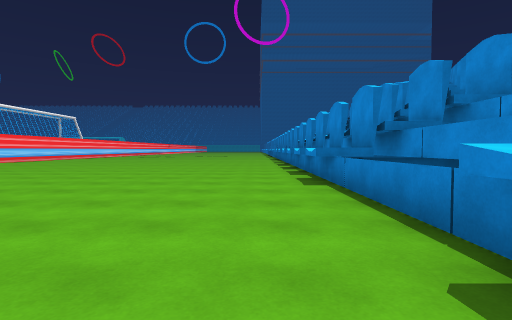
View 1 (above)

24 first-person views from a walk through a scene from a Unity 3-D project. The camera is 1.2 m above the floor, tilts 2° down and sees 80° across. The floor is counted in squares, 2 m on a side. Each view is taken from the middle of a square. On the plan, view 1 faces up. The plan holds only what a view shows up to about 9 squares ahead; the rest is blank. The place goes on beyond the plan. Some surface patterns are stand-ins.

View 2
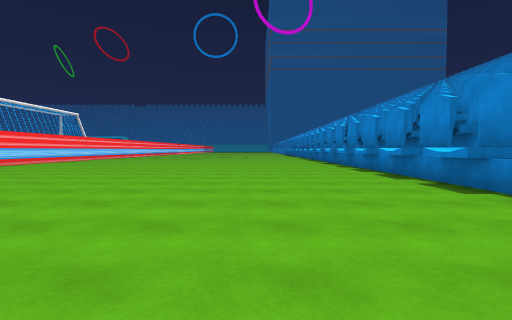

View 3
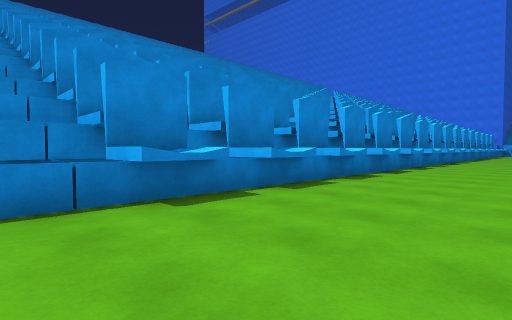

View 4
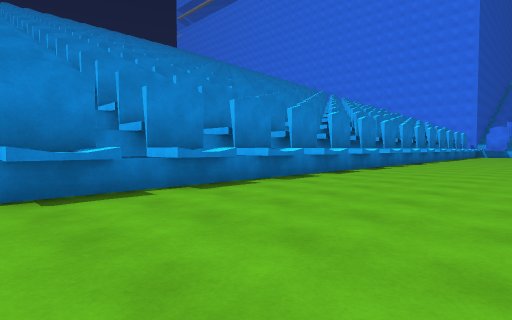

View 5
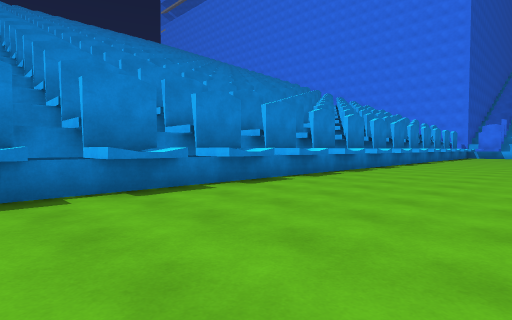

View 6
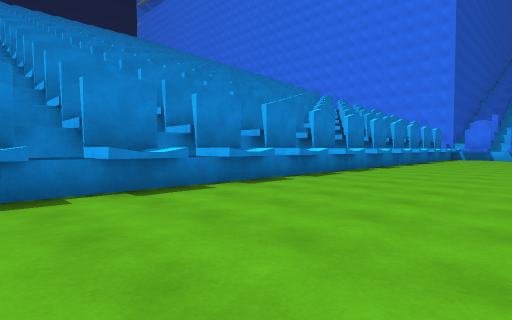

View 7
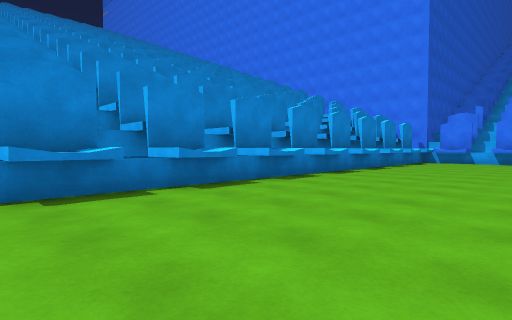

View 8
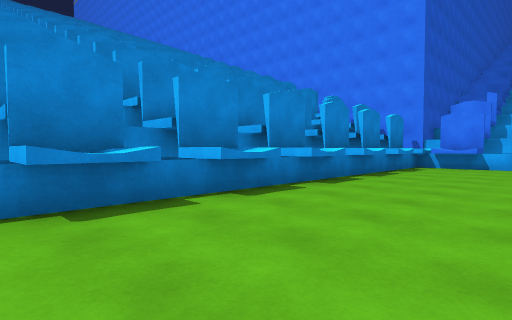

View 9
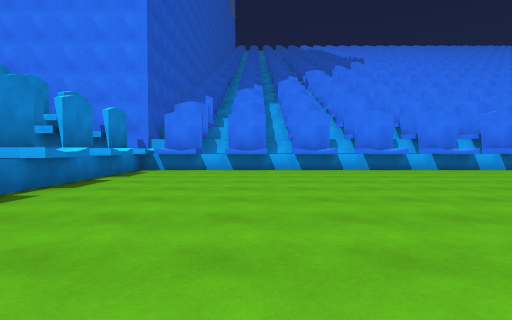

View 10
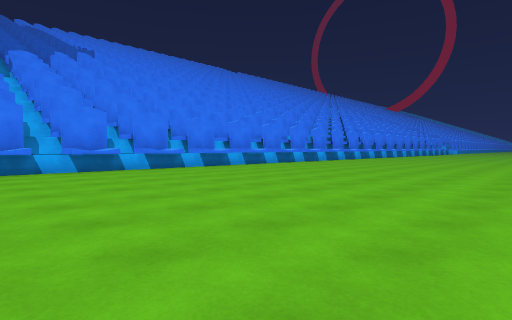

View 11
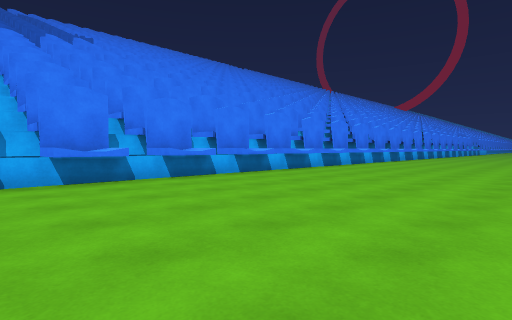

View 12
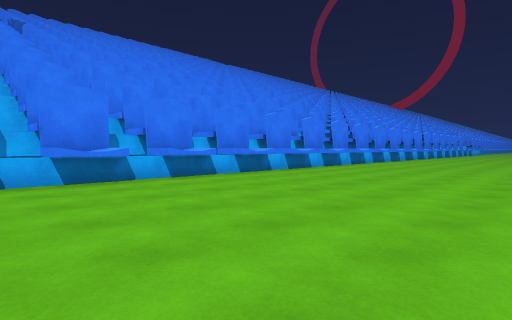

View 13
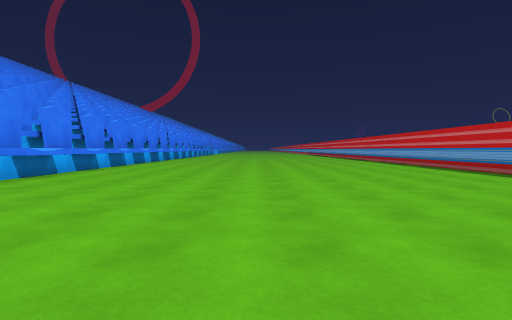

View 14
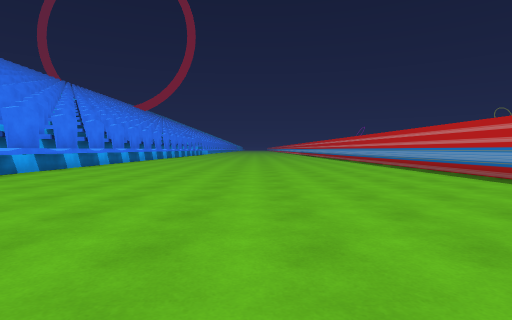

View 15
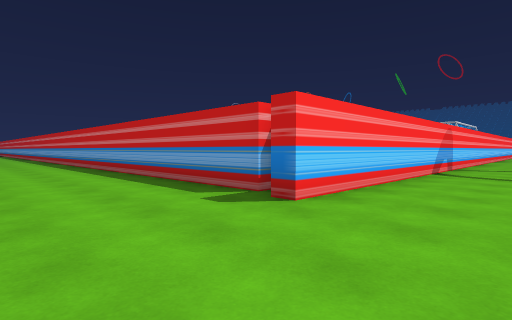

View 16
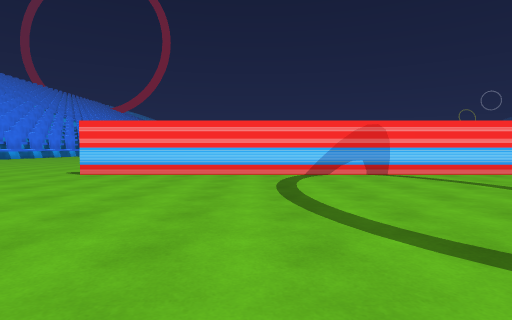

View 17
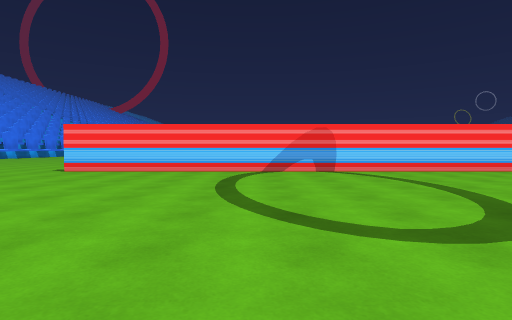

View 18
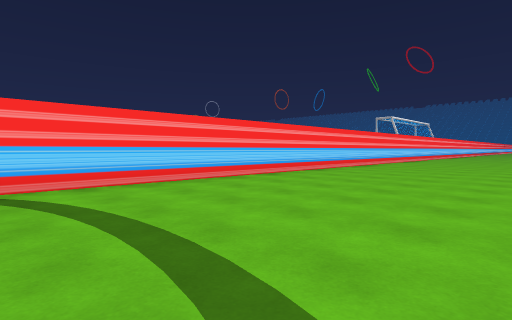

View 19
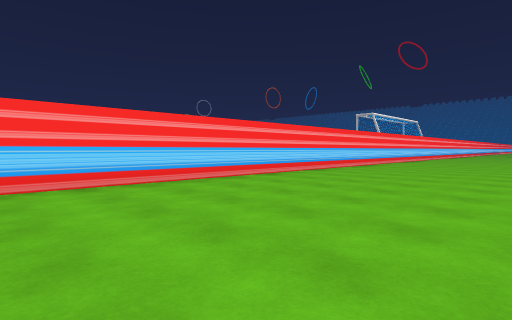

View 20
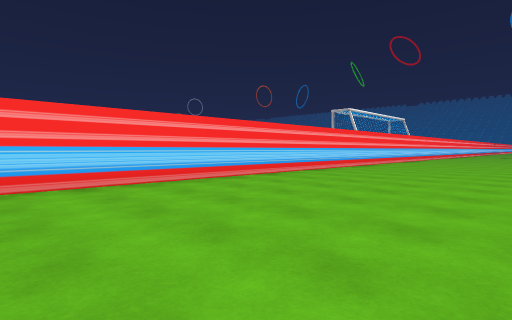

View 21
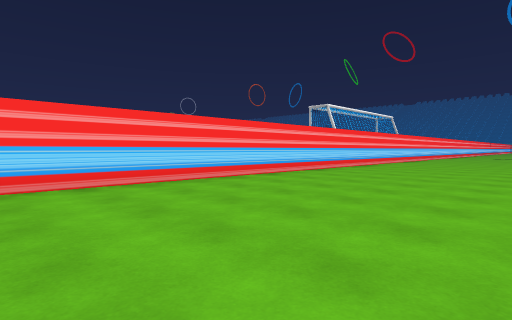

View 22
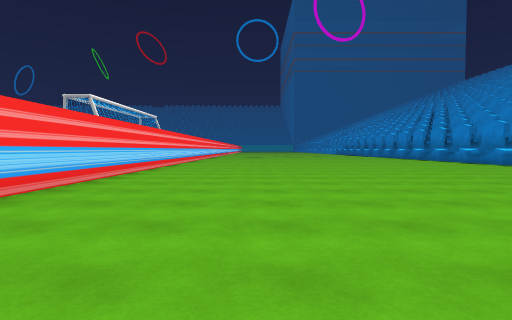

View 23
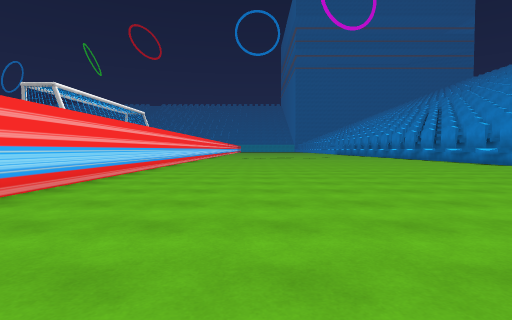

View 24
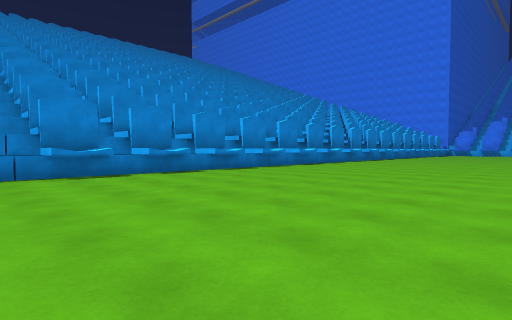

### Floor plan
Key: @ floor where view 1 was taken; # wall or solid block; . floor; = window, fence, low wall or low ledge; ^ raised ledge.
Columns run from 20 left of view 1 to 4 right of it. Each row starts with its distance up from view 1.
 13         #...........
 12         #............^##
 11         #.............^#
 10         #............^##
  9         #.............^#
  8         #............^##
  7         #.............^#
  6         #............^##
  5         #.............^#
  4         #.............^^
  3         #.............^^
  2         #.............^#^
  1         #............^##
  0         #...........@.^#
 -1         #............^##
 -2         #.............^#
 -3         #............^##
 -4         #.............^#
 -5         #............^##
 -6         #.............^#^
 -7         #............^##
 -8         #.............^#
 -9         #......  ....^##
-10         #......  .....^#^
-11         #....... ....^##
-12         #.............^#
-13         #............^##
-14         #.............^#
-15         #....... ....^##
-16         #......  .....^#
-17         #.....   ....^##
-18  ########....    .....^#
-19 ............     ....^##^
-20 ......................^#
-21   ...................^##
-22   ....................^#
-23   ...................^##
-24  .....................^#
-25  ....................^##
-26   ....................^#
-27   ...................^##
-28   ....................^#
-29   ^=^=^=^=^=^=^=^=^=^^##

Positions as (right, up) in squares from view 1, and headings:
1: (0, 0), facing up
2: (-2, 3), facing up
3: (-2, 3), facing down-right
4: (-3, -2), facing down-right
5: (-3, -5), facing down-right
6: (-3, -9), facing down-right
7: (-3, -14), facing down-right
8: (-2, -18), facing down-right
9: (-2, -20), facing down
10: (-3, -20), facing down-left
11: (-4, -23), facing down-left
12: (-8, -23), facing down-left
13: (-7, -24), facing left
14: (-9, -23), facing left
15: (-9, -21), facing up-left
16: (-4, -14), facing left
17: (-3, -13), facing left
18: (-6, -11), facing up-left
19: (-6, -7), facing up-left
20: (-6, -3), facing up-left
21: (-6, 0), facing up-left
22: (-8, 1), facing up
23: (-8, 4), facing up
24: (-6, 3), facing down-right
